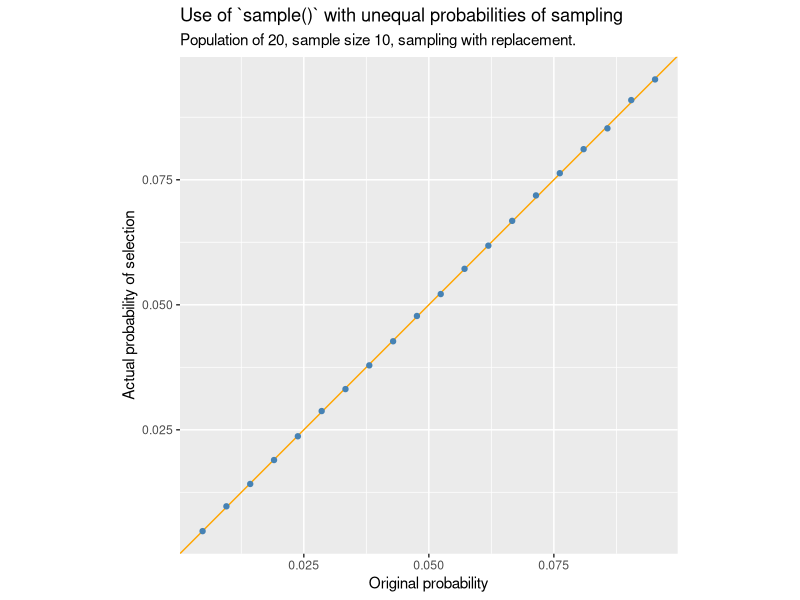
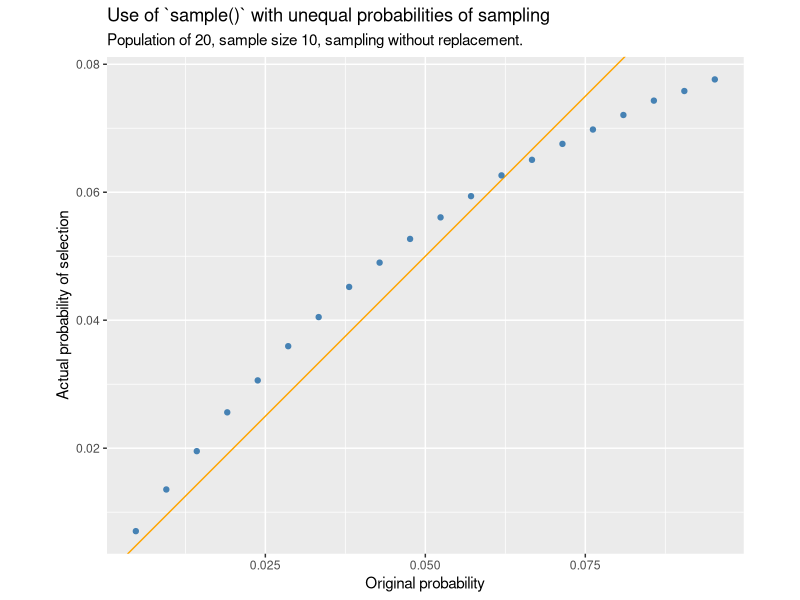
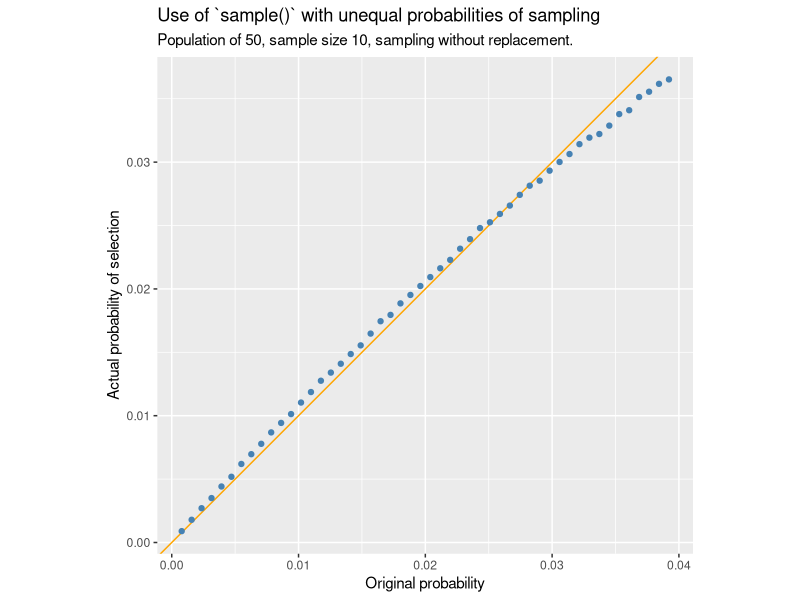
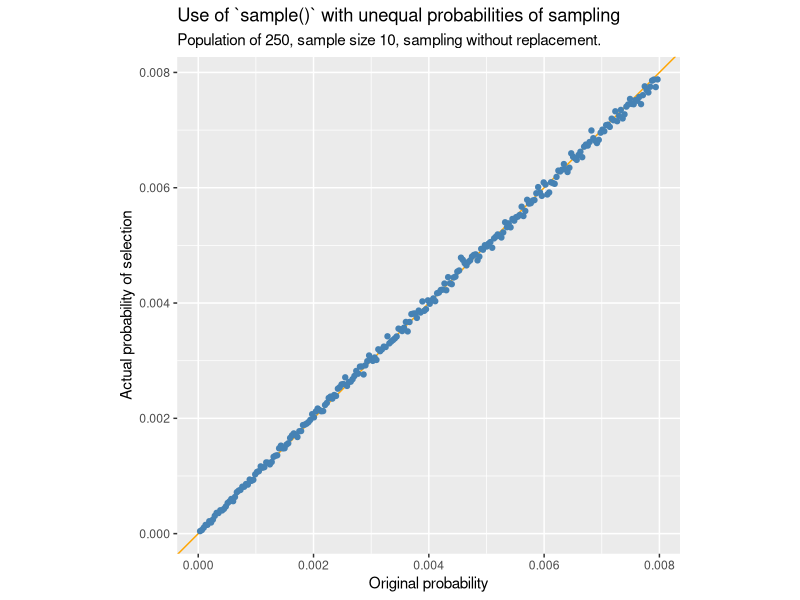
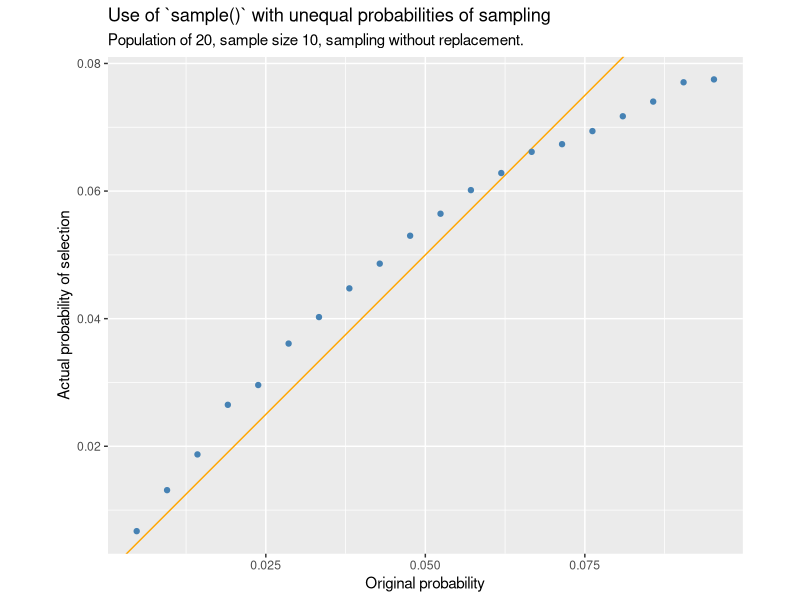
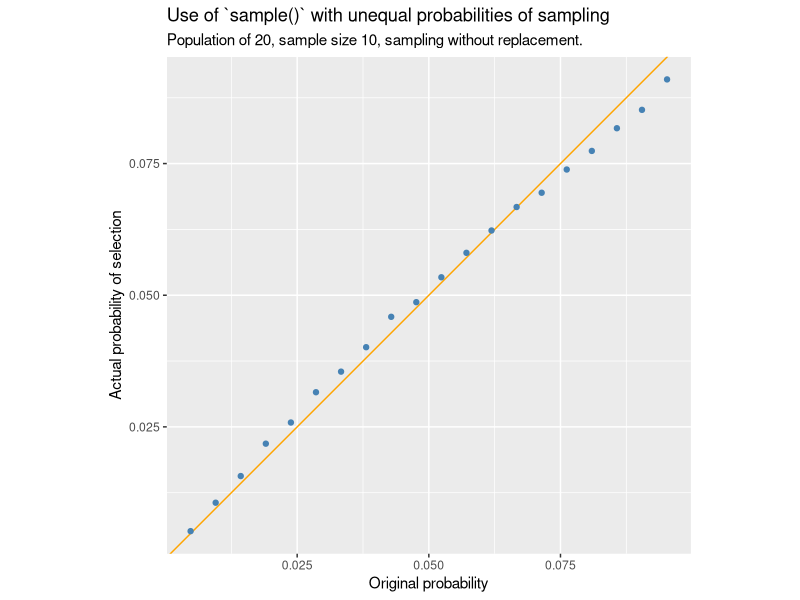

Here is the R script that generated these plots, in order:

# probabilities of sampling with unequal probability with replacement aren't what
# you thought!
# https://notstatschat.rbind.io/2024/08/26/another-way-to-not-sample-with-replacement/

# see also 
# https://stats.stackexchange.com/questions/110178/brewers-method-for-sampling-with-unequal-probabilities-with-n2

library(tidyverse)
library(glue)

compare_ppswor <- function(n =10,
                           N = 20,
                           replace = FALSE,
                           reps = 1e5,
                           FUN = sample){

  x <- paste0("unit", 1:N)
  x <- factor(x, levels = x)
  w <- 1:N / sum(1:N)
  
  
  samples <- lapply(rep(n, reps), function(size){
    FUN(x, size = size, prob = w, replace = replace)
    })
  
  s <- ifelse(replace, 'with replacement', 'without replacement')
  
  p <- tibble(
    original = w,
    selected = as.numeric(table(unlist(samples))) / (reps * n)
  )  |>
    ggplot(aes(x = original, y = selected)) +
    geom_abline(slope = 1 , intercept = 0, colour = "orange") +
    geom_point(colour = "steelblue") +
    labs(x = "Original probability",
         y = "Actual probability of selection",
         subtitle = glue("Population of {N}, sample size {n}, sampling {s}."),
         title = "Use of `sample()` with unequal probabilities of sampling") +
    coord_equal() 
  
  return(p)
}

compare_ppswor(replace = TRUE)
compare_ppswor()
compare_ppswor(N = 50, replace = FALSE)
compare_ppswor(N = 250, replace = FALSE)

#---------Brewer method-------------
# Taken from the answer by StasK at
# https://stats.stackexchange.com/questions/110178/brewers-method-for-sampling-with-unequal-probabilities-with-n2



#' @param p probabilities of remaining units
#' @param n total sample size
#' @param k which unit this is for the sampling of
P <- function(p, n, k){
  r <- n - k + 1
  D <- sum((p * (1 - p)) / (1 - r * p))
  new_p <- p * (1 - p) / (D * (1 - r * p))
  return(new_p)
}

sample_unequal <- function(x, size, prob, replace = FALSE){

  if(size > length(x)){
    stop("Sample size cannot be larger than the population of units")
  }
  
  if(replace){
    stop("Only sampling without replacement implemented at this point")
  }
  
  the_sample <- x[NULL]
  remnants <- x
  remnant_p <- prob
  
  for(k in 1:size){
    latest_sample <- sample(remnants, size = 1, prob = P(remnant_p, size, k))
    which_chosen <- which(remnants == latest_sample)
    remnants <- remnants[-which_chosen]
    remnant_p <- remnant_p[-which_chosen]
    the_sample <- c(the_sample, latest_sample)
  }
  
  return(the_sample)
}  


N = 20
x <- paste0("unit", 1:N)
x <- factor(x, levels = x)
p <- 1:N / sum(1:N)
stopifnot(round(sum(P(p, 10, 1)), 2) == 1)


sample_unequal(x, 10, p)

compare_ppswor(FUN = sample, reps = 4000)
# there is still some systematic bias in the new method, but it is much better:
compare_ppswor(FUN = sample_unequal, reps = 10000)
